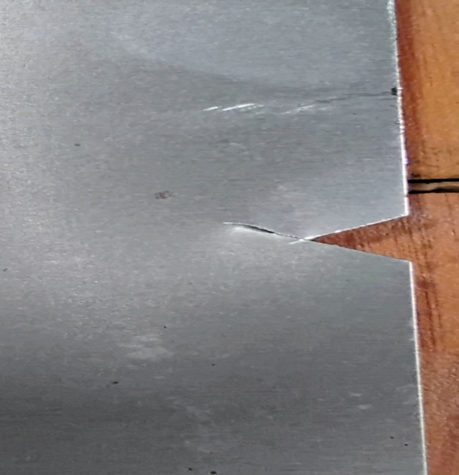
#> input picture image.png, 459 x 475 px
$ python line_on_image.py
#> lines starting #> are read from the running program, lines starting #| are printed output that depends on the picture; after the words box and inside, x2 and y2 are one past the last pixel; in counts of white or black regions, pixels touching at a corner belong together
import cv2
import numpy as np
import matplotlib.pyplot as plt
# Step 1: Load the image
image = cv2.imread('image.png')
#> image is the input picture: shape (475, 459, 3); mean B, G, R 129.9, 130.3, 134.4
image=cv2.resize(image,(500,500))
#> image: shape (500, 500, 3)

kernel_size=6
std_dev=5

kernel = cv2.getGaussianKernel(kernel_size, std_dev)
kernel = kernel * kernel.T

# Apply the Gaussian filter to the image
filtered_img = cv2.filter2D(image, -1, kernel)
cv2.imshow('Image with Boundaries', filtered_img)

# Convert the image to grayscale
gray = cv2.cvtColor(filtered_img, cv2.COLOR_BGR2GRAY)
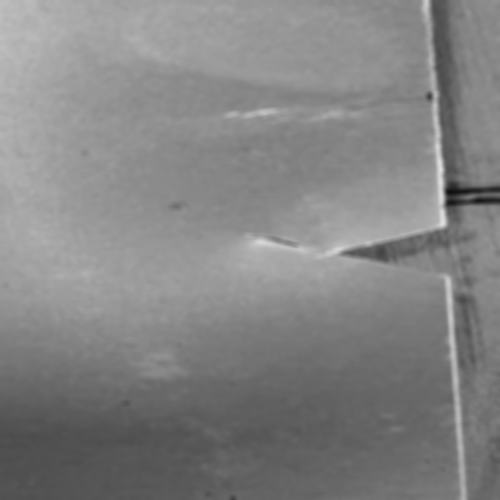
#> gray: shape (500, 500); min 17, max 223, mean 131.4
# # Step 2: Convert to grayscale
# gray = cv2.cvtColor(image, cv2.COLOR_BGR2GRAY)

# Step 3: Apply edge detection (Canny method)
edges = cv2.Canny(gray, threshold1=100, threshold2=200)
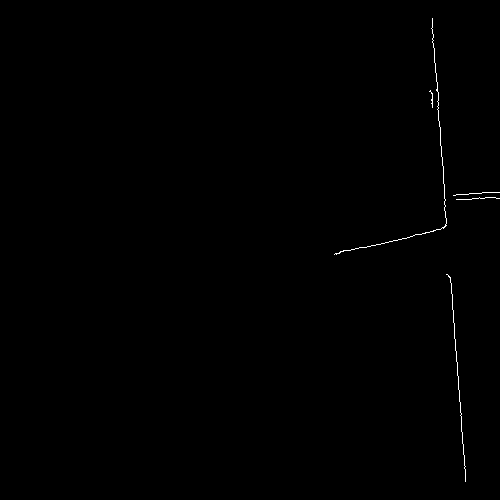
#> edges: shape (500, 500); 0.26% white in thin lines or dots, all inside (x1, y1, x2, y2) = (334, 18, 500, 482)

# Step 4: Find contours
contours, _ = cv2.findContours(edges, cv2.RETR_EXTERNAL, cv2.CHAIN_APPROX_SIMPLE)
#> contours = 5 contours, all with area under 20
X=[]
Y=[]
# Step 5: Loop through each contour to get boundary coordinates
for contour in contours:
    for point in contour:
        x, y = point[0]
        print(f"Boundary Coordinate: ({x}, {y})")
        X.append(x)
        Y.append(y)
#> this loop made 5 passes
#> (printed output is left out)
#> after the loop, X = 352 values, max 499 at index 94, min 334 at index 241, mean 432.4; Y = 352 values, max 481 at index 41, min 18 at index 130, mean 220.1

# Optional: Draw contours on the image
detect=cv2.drawContours(filtered_img, contours, -1, (0, 255, 0), 2)

# Show the result
cv2.imshow('Image with Boundaries', detect)
# cv2.imshow("Orginal",image)

X=np.array(X)
Y=np.array(Y)
plt.plot(X,Y)
# plt.show()

cv2.waitKey(0)
cv2.destroyAllWindows()
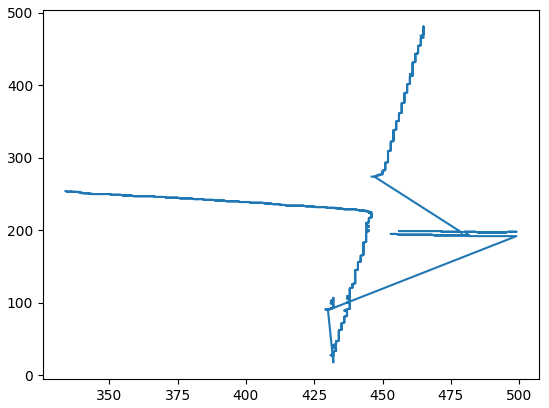
#> figure drawn by matplotlib, 1 panel
